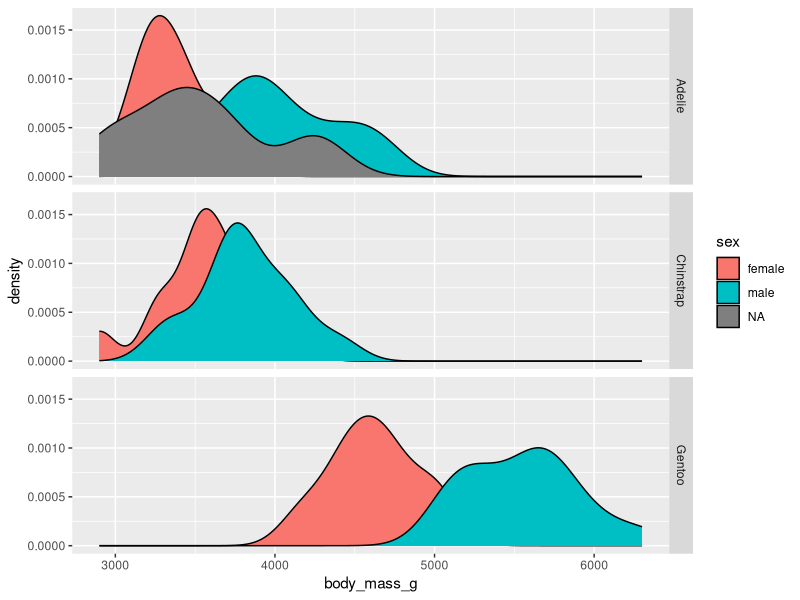
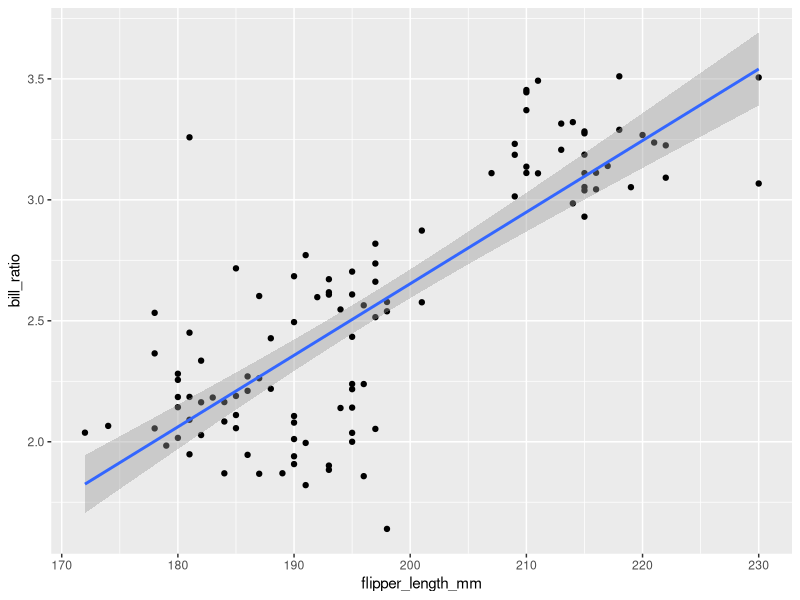
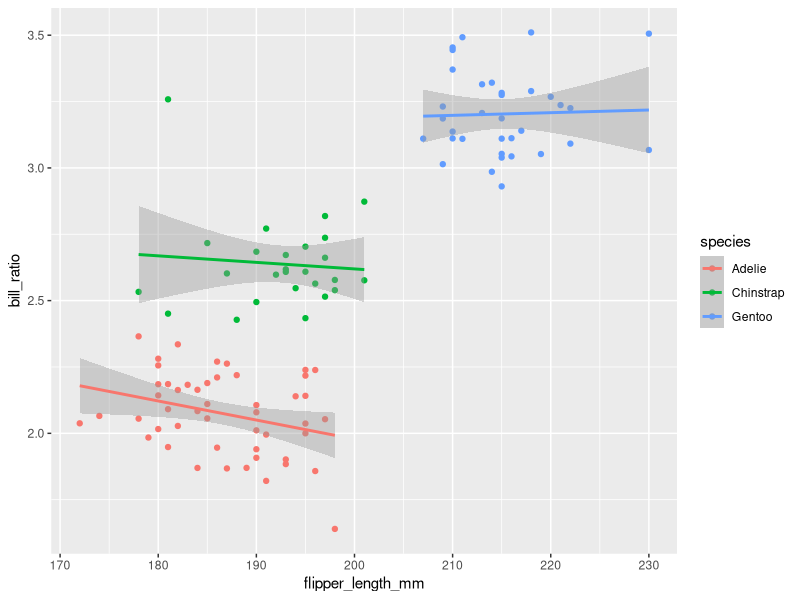
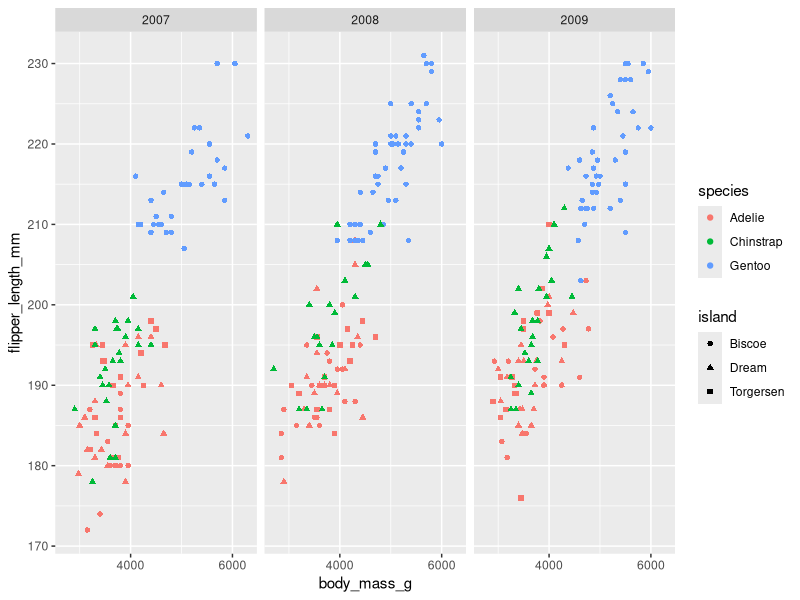

These charts were generated, in order, by the following R code:
## ---- chunk 1
#DO NOT EDIT THIS CHUNK OR ANYTHING ABOVE IT!
knitr::opts_chunk$set(echo = TRUE, eval = TRUE, fig.align = "center", warning = F, message = F, tidy=T, tidy.opts=list(width.cutoff=50), R.options=list(max.print=100,dplyr.print_max=100))
## ---- chunk 2
library(tidyverse)
penguins <- palmerpenguins::penguins
## ---- chunk 3
penguins_2007 <- penguins %>% filter(year == 2007)
glimpse(penguins)
glimpse(penguins_2007)
## ---- chunk 4
penguins_2007 %>% filter(bill_length_mm > 45) %>% filter(bill_length_mm < 55)
## ---- chunk 5
penguins_2007 %>% filter((bill_length_mm/bill_depth_mm) > 3.5)
## ---- chunk 6
penguins_2007 <- penguins_2007 %>% select(-year)
glimpse((penguins_2007))
## ---- chunk 7
penguins_2007 <- penguins_2007 %>% mutate(bill_ratio = (bill_length_mm/bill_depth_mm))
## ---- chunk 8
penguins_2007 %>% arrange(bill_length_mm) %>% group_by(species) %>%
  slice(1:3) 
penguins_2007 %>% arrange(bill_length_mm) %>% group_by(species) %>%
  slice(1:3) %>% count(sex=="female")
## ---- chunk 9
penguins_2007 %>% group_by(species) %>% summarise(mean(bill_ratio, na.rm=T))
penguins_2007 %>% group_by(species) %>% summarise(sd(bill_ratio, na.rm = T))
## ---- chunk 10
penguins_2007 %>% group_by(species, island) %>% summarise(n())
## ---- chunk 11
penguins_2007 %>% ggplot(aes(x=body_mass_g, fill = sex)) + geom_density() + facet_grid(species~.)
## ---- chunk 12
penguins_2007 %>% ggplot(aes(x=flipper_length_mm, y=bill_ratio)) + geom_point() + geom_smooth(method = "lm")
## ---- chunk 13
penguins_2007 %>% ggplot(aes(x=flipper_length_mm, y=bill_ratio, color=species)) + geom_point() + geom_smooth(method = "lm")
## ---- chunk 14
penguins %>% ggplot(aes(x=body_mass_g, y=flipper_length_mm, color=species, shape=island)) + geom_point() + facet_wrap(~year) +
  scale_x_continuous(n.breaks = 3)
## ---- chunk 15
## DO NOT DELETE THIS BLOCK!
sessionInfo()
Sys.time()
Sys.info()
